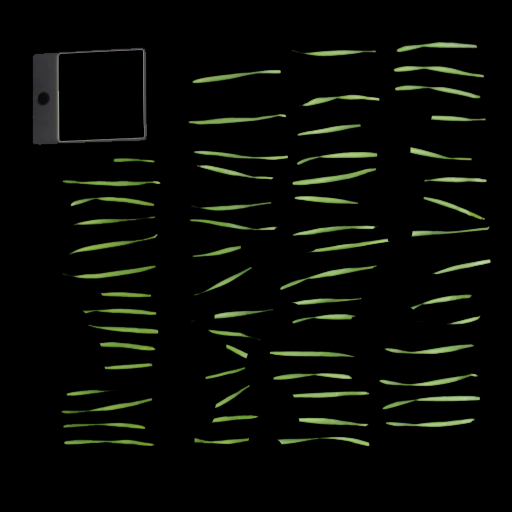
#> input picture images/1722.png, 512 x 512 px; its folder holds only this picture in this run
$ python image_tag.py
#> lines starting #> are read from the running program, lines starting #| are printed output that depends on the picture; after the words box and inside, x2 and y2 are one past the last pixel; in counts of white or black regions, pixels touching at a corner belong together
import csv
import logging
import os

import cv2
import numpy as np

logger = logging.getLogger("app_logger")


def process_image(image_path, output_dir):
    """处理单个图像并保存结果（已修改排序逻辑）"""
#> called with image_path = './images/1722.png', output_dir = './results/1722'
    # 读取图像并转换颜色空间
    image = cv2.imread(image_path)
#> image is the input picture: shape (512, 512, 3); mean B, G, R 5.7, 10.2, 8.1
    if image is None:
        logger.warning(f"警告：无法读取图像 {image_path}")
        return [], "", ""

    hsv = cv2.cvtColor(image, cv2.COLOR_BGR2HSV)
#> hsv: shape (512, 512, 3); mean H, S, V 4.6, 11.3, 10.2

    # Step 1: 消除白色干扰
    lower_white = np.array([0, 0, 200])
    upper_white = np.array([180, 30, 255])
    white_mask = cv2.inRange(hsv, lower_white, upper_white)
#> white_mask: shape (512, 512); every value is 0
    image[white_mask == 255] = [0, 0, 0]

    # Step 2: 检测黄绿色区域
    lower_green = np.array([25, 40, 40])
    upper_green = np.array([90, 255, 255])
    green_mask = cv2.inRange(hsv, lower_green, upper_green)
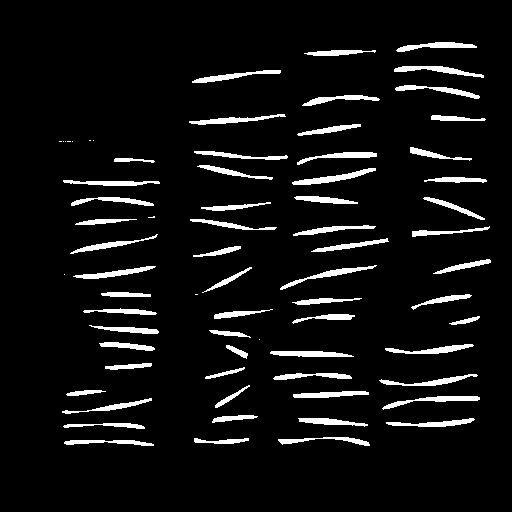
#> green_mask: shape (512, 512); 6.6% white; 72 white regions (11 under 20 px), largest, box (x1, y1, x2, y2) and area: (292, 168, 376, 185) 448, (382, 396, 480, 410) 415, (394, 66, 484, 78) 410

    # Step 3: 形态学优化
    kernel = cv2.getStructuringElement(cv2.MORPH_ELLIPSE, (5, 5))
    closed_mask = cv2.morphologyEx(green_mask, cv2.MORPH_CLOSE, kernel, iterations=2)
#> closed_mask: shape (512, 512); 6.6% white; 72 white regions (11 under 20 px)

    # Step 4: 轮廓检测
    contours, _ = cv2.findContours(closed_mask, cv2.RETR_EXTERNAL, cv2.CHAIN_APPROX_SIMPLE)
#> contours = 72 contours, 11 with area under 20; largest, box (x1, y1, x2, y2) and area: (292, 168, 376, 185) 362, (394, 66, 484, 78) 318, (382, 396, 480, 410) 316, (270, 351, 354, 357) 308, (280, 265, 377, 290) 302
    valid_contours = [cnt for cnt in contours if cv2.contourArea(cnt) > 10]
#> valid_contours = 61 contours; largest, box (x1, y1, x2, y2) and area: (292, 168, 376, 185) 362, (394, 66, 484, 78) 318, (382, 396, 480, 410) 316, (270, 351, 354, 357) 308, (280, 265, 377, 290) 302

    # Step 5: 计算中心点
    points = []
    for cnt in valid_contours:
        list_moment = cv2.moments(cnt)
        if list_moment["m00"] != 0:
            cx = int(list_moment["m10"] / list_moment["m00"])
            cy = int(list_moment["m01"] / list_moment["m00"])
        else:
            (cx, cy), _ = cv2.minEnclosingCircle(cnt)
            cx, cy = int(cx), int(cy)
        points.append((cx, cy))
#> this loop made 61 passes
#> (cx, cy) on passes 1 to 8: (107, 441), (221, 440), (325, 440), (109, 425), (435, 423), (328, 421), (232, 417), (114, 406)
#> after the loop, points = 61 pairs, first value 82 to 465, second value 45 to 441

    # 新增排序逻辑：按列分组，每列从下到上排序
    if points:
        # 按X坐标排序初步分组
        points_sorted = sorted(points, key=lambda p: p[0])
#> points_sorted has the same summary as points

        # 动态列分组（X坐标差超过20视为新列）
        columns = []
        current_col = [points_sorted[0]]
#> current_col = [(82, 392)]
        for p in points_sorted[1:]:
            if abs(p[0] - current_col[-1][0]) > 20:
                columns.append(current_col)
                current_col = [p]
            else:
                current_col.append(p)
#> this loop made 60 passes
#> after the loop, columns = 3 items; current_col = [(430, 381), (431, 153), (433, 349), (435, 423), (435, 399), (435, 45), (436, 69), (438, 90), (443, 231), (444, 299), (452, 118), (453, 206), (457, 179), (464, 265), (465, 320)]
        columns.append(current_col)

        # 每列内部按Y从大到小排序（图像坐标系Y向下增大）
        for col in columns:
            col.sort(key=lambda p: -p[1])
#> this loop made 4 passes

        # 合并所有点并重新编号
        sorted_points = []
        for col in columns:
            sorted_points.extend(col)
#> after the loop, sorted_points has the same summary as points

        # 重新生成带序号的点集
        points = [(i + 1, x, y) for i, (x, y) in enumerate(sorted_points)]
#> points = 61 items, first 6: (1, 107, 441), (2, 109, 425), (3, 114, 406), (4, 82, 392), (5, 128, 366), (6, 126, 345)
    else:
        points = []

    # 生成调试图像
    debug_image = image.copy()
    overlay = image.copy()
    cv2.drawContours(overlay, valid_contours, -1, (0, 255, 0), -1)
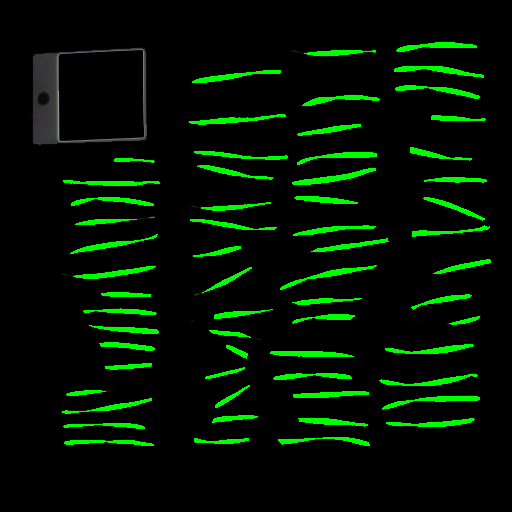
#> overlay: shape (512, 512, 3); 6.58% of pixels changed, all inside (x1, y1, x2, y2) = (62, 42, 491, 446)
    cv2.addWeighted(overlay, 0.3, debug_image, 0.7, 0, debug_image)
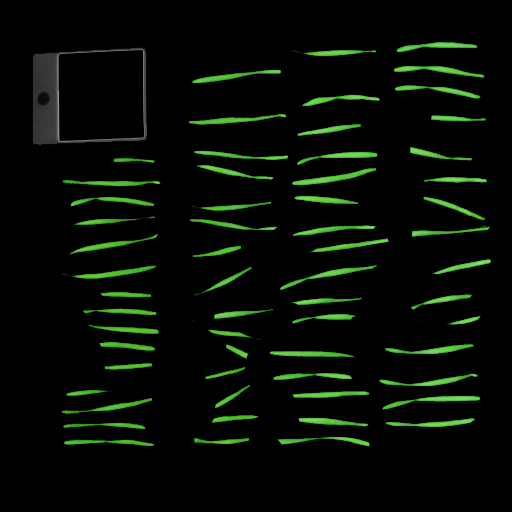
#> debug_image: shape (512, 512, 3); 6.58% of pixels changed, all inside (x1, y1, x2, y2) = (62, 42, 491, 446)
    """
    # 绘制序号和点（使用排序后的顺序）
    for idx, (x, y) in enumerate(sorted_points, 1):  # start=1
        cv2.circle(debug_image, (x, y), 8, (0, 0, 255), -1)
        cv2.putText(
                debug_image, f"{idx}", (x + 10, y + 5),
                cv2.FONT_HERSHEY_SIMPLEX, 0.7, (255, 255, 255), 2
                )
    """
    # 生成输出路径
    base_name = os.path.splitext(os.path.basename(image_path))[0]
    output_img = os.path.join(output_dir, f"{base_name}_check1.png")
    output_csv = os.path.join(output_dir, f"{base_name}_points.csv")

    # 保存结果
    cv2.imwrite(output_img, debug_image)
    with open(output_csv, 'w', newline='') as csvfile:
        writer = csv.writer(csvfile)
        writer.writerow(["ID", "X", "Y"])
        for item in points:
            writer.writerow(item)
#> this loop made 61 passes

    return points, output_img, output_csv


def batch_process_images():
    input_dir = "./images"
    output_base = "./results"

    if not os.path.exists(input_dir):
        logger.error(f"错误：输入目录 {input_dir} 不存在")
        return

    for filename in os.listdir(input_dir):
        if filename.lower().endswith('.png'):
            image_id = os.path.splitext(filename)[0]
            image_path = os.path.join(input_dir, filename)

            # 创建输出目录
            output_dir = os.path.join(output_base, image_id)
            os.makedirs(output_dir, exist_ok=True)

            # 处理图像
            points, img_path, csv_path = process_image(image_path, output_dir)
#> img_path = './results/1722/1722_check1.png'; csv_path = './results/1722/1722_points.csv'
            logger.info(
                    "\n" + "=" * 20 + f"\n文件：{filename}处理完成。\n本文件共检测到： {len(points)} 个点。\n生成校验图路径："
                                      f"{os.path.relpath(img_path)}\n提取坐标文件路径：{os.path.relpath(csv_path)}" + "\n" + "=" * 20
                    )


if __name__ == "__main__":
    batch_process_images()

$ run again, on images/1726.png
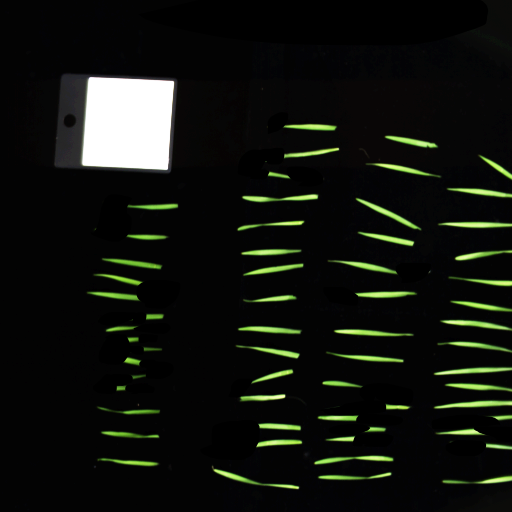
#> input picture images/1726.png, 512 x 512 px
#> in process_image, image is the input picture: shape (512, 512, 3); mean B, G, R 15.2, 20.7, 18
#> hsv: shape (512, 512, 3); mean H, S, V 18.2, 31.8, 21.1
#> in process_image, `white_mask = cv2.inRange(hsv, lower_white, upper_white)`:
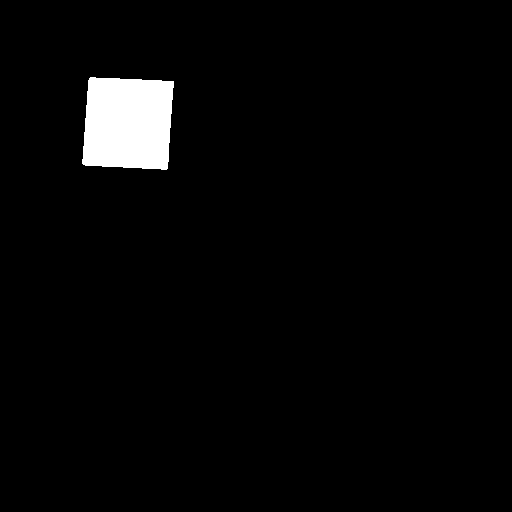
#> white_mask: shape (512, 512); 2.9% white; 1 white region, box (x1, y1, x2, y2) and area: (82, 77, 174, 170) 7597
#> image: shape (512, 512, 3); 2.9% of pixels changed, all inside (x1, y1, x2, y2) = (82, 77, 174, 170)
#> green_mask: shape (512, 512); 5.7% white; 97 white regions (35 under 20 px), largest, box (x1, y1, x2, y2) and area: (434, 400, 512, 409) 444, (434, 367, 512, 375) 398, (356, 198, 421, 230) 383
#> closed_mask: shape (512, 512); 5.8% white; 78 white regions (15 under 20 px)
#> contours = 78 contours, 19 with area under 20; largest, box (x1, y1, x2, y2) and area: (434, 398, 512, 409) 366, (434, 367, 512, 377) 326, (356, 198, 421, 230) 317, (440, 320, 512, 331) 307, (438, 221, 512, 228) 300
#> valid_contours = 60 contours, 1 with area under 20; largest, box (x1, y1, x2, y2) and area: (434, 398, 512, 409) 366, (434, 367, 512, 377) 326, (356, 198, 421, 230) 317, (440, 320, 512, 331) 307, (438, 221, 512, 228) 300
#> the loop in process_image, `for cnt in valid_contours:` made 60 passes
#> (cx, cy) on passes 1 to 8: (483, 480), (351, 476), (248, 479), (131, 461), (354, 458), (498, 446), (278, 442), (342, 438)
#> after the loop in process_image, `for cnt in valid_contours:`: points = 60 pairs, first value 103 to 502, second value 126 to 480
#> points_sorted has the same summary as points
#> in process_image, `current_col = [points_sorted[0]]`: current_col = [(103, 408)]
#> the loop in process_image, `for p in points_sorted[1:]:` made 59 passes
#> after the loop in process_image, `for p in points_sorted[1:]:`: columns = 4 items; current_col = [(461, 431), (473, 370), (476, 386), (476, 345), (476, 323), (476, 224), (477, 403), (478, 254), (482, 305), (482, 191), (483, 480), (489, 281), (497, 166), (498, 446), (502, 417)]
#> the loop in process_image, `for col in columns:` made 5 passes
#> after the loop in process_image, `for col in columns:`: sorted_points has the same summary as points
#> in process_image, `points = [(i + 1, x, y) for i, (x, y) in enumerate(sorted_points)]`: points = 60 items, first 6: (1, 131, 461), (2, 127, 434), (3, 139, 411), (4, 103, 408), (5, 120, 387), (6, 137, 376)
#> overlay: shape (512, 512, 3); mean B, G, R 3.9, 18.6, 3.9
#> in process_image, `cv2.addWeighted(overlay, 0.3, debug_image, 0.7, 0, debug_image)`:
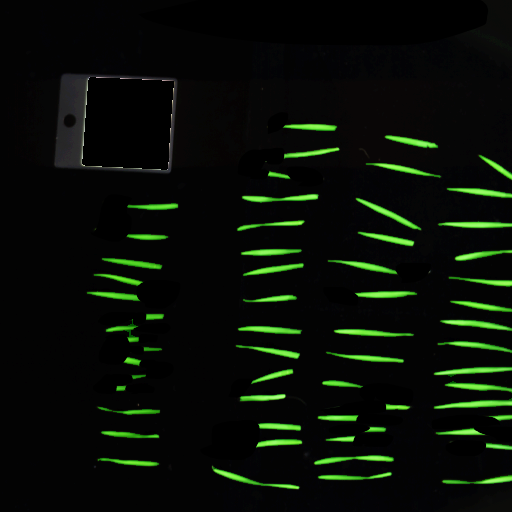
#> debug_image: shape (512, 512, 3); mean B, G, R 6.7, 14.9, 8.6
#> the loop in process_image, `for item in points:` made 60 passes
#> in batch_process_images, `points, img_path, csv_path = process_image(image_path, output_dir)`: img_path = './results/1726/1726_check1.png'; csv_path = './results/1726/1726_points.csv'

$ run again, on images/1727.png
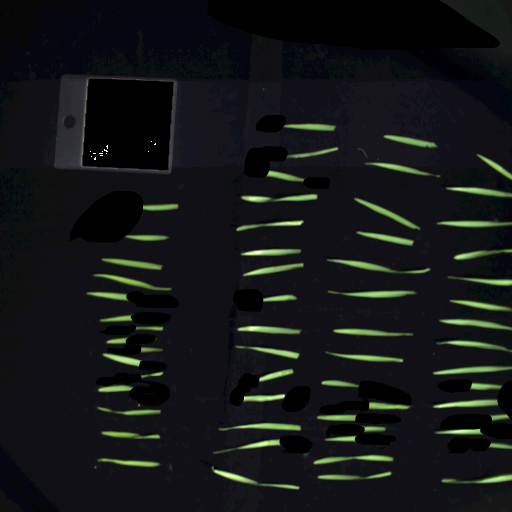
#> input picture images/1727.png, 512 x 512 px
#> in process_image, image is the input picture: shape (512, 512, 3); mean B, G, R 22.8, 22.7, 19.9
#> hsv: shape (512, 512, 3); mean H, S, V 84.8, 67.9, 27
#> in process_image, `white_mask = cv2.inRange(hsv, lower_white, upper_white)`:
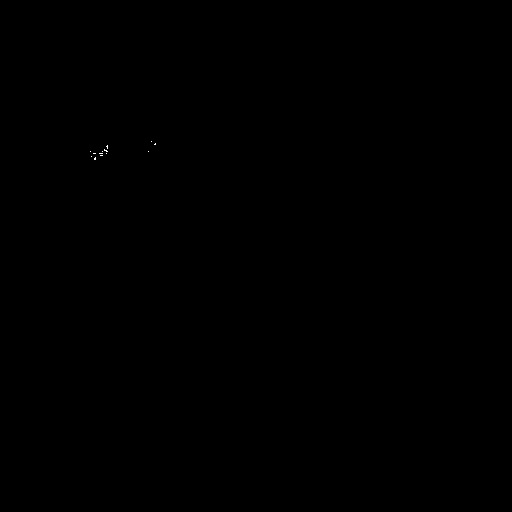
#> white_mask: shape (512, 512); 0.01% white in thin lines or dots, all inside (x1, y1, x2, y2) = (90, 141, 156, 160)
#> image: shape (512, 512, 3); 0.01% of pixels changed, all inside (x1, y1, x2, y2) = (90, 141, 156, 160)
#> green_mask: shape (512, 512); 7.1% white; 76 white regions (16 under 20 px), largest, box (x1, y1, x2, y2) and area: (327, 259, 429, 274) 518, (327, 290, 417, 298) 489, (211, 466, 300, 490) 471
#> closed_mask: shape (512, 512); 7.2% white; 74 white regions (14 under 20 px)
#> contours = 74 contours, 14 with area under 20; largest, box (x1, y1, x2, y2) and area: (327, 259, 429, 274) 417, (327, 290, 417, 298) 398, (432, 366, 512, 375) 386, (211, 466, 300, 490) 383, (354, 197, 421, 230) 379
#> valid_contours = 60 contours; largest, box (x1, y1, x2, y2) and area: (327, 259, 429, 274) 417, (327, 290, 417, 298) 398, (432, 366, 512, 375) 386, (211, 466, 300, 490) 383, (354, 197, 421, 230) 379
#> the loop in process_image, `for cnt in valid_contours:` made 60 passes
#> (cx, cy) on passes 1 to 8: (482, 479), (351, 476), (249, 479), (130, 462), (354, 458), (499, 445), (254, 445), (342, 438)
#> after the loop in process_image, `for cnt in valid_contours:`: points = 60 pairs, first value 109 to 499, second value 126 to 479
#> points_sorted has the same summary as points
#> in process_image, `current_col = [points_sorted[0]]`: current_col = [(109, 295)]
#> the loop in process_image, `for p in points_sorted[1:]:` made 59 passes
#> after the loop in process_image, `for p in points_sorted[1:]:`: columns = 4 items; current_col = [(461, 431), (468, 403), (471, 369), (473, 223), (474, 344), (475, 323), (478, 253), (481, 305), (481, 191), (482, 479), (484, 386), (486, 280), (495, 166), (499, 445), (499, 416)]
#> the loop in process_image, `for col in columns:` made 5 passes
#> the loop in process_image, `for col in columns:` made 5 passes
#> after the loop in process_image, `for col in columns:`: sorted_points has the same summary as points
#> in process_image, `points = [(i + 1, x, y) for i, (x, y) in enumerate(sorted_points)]`: points = 60 items, first 6: (1, 130, 462), (2, 128, 434), (3, 133, 411), (4, 114, 388), (5, 152, 374), (6, 122, 358)
#> overlay: shape (512, 512, 3); mean B, G, R 17.3, 31.4, 12.6
#> in process_image, `cv2.addWeighted(overlay, 0.3, debug_image, 0.7, 0, debug_image)`:
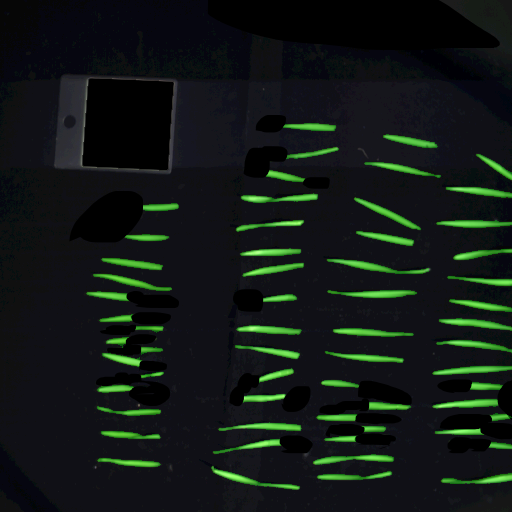
#> debug_image: shape (512, 512, 3); mean B, G, R 21.2, 25.3, 17.7
#> the loop in process_image, `for item in points:` made 60 passes
#> in batch_process_images, `points, img_path, csv_path = process_image(image_path, output_dir)`: img_path = './results/1727/1727_check1.png'; csv_path = './results/1727/1727_points.csv'
